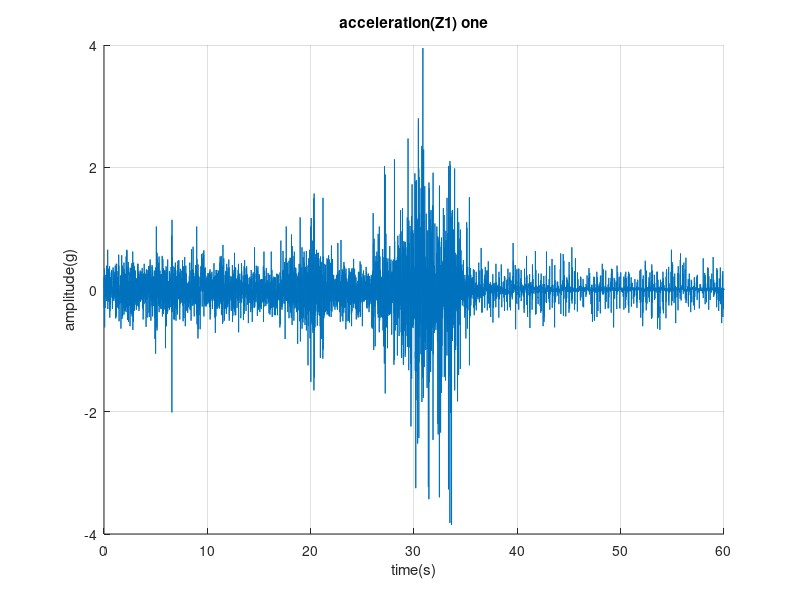
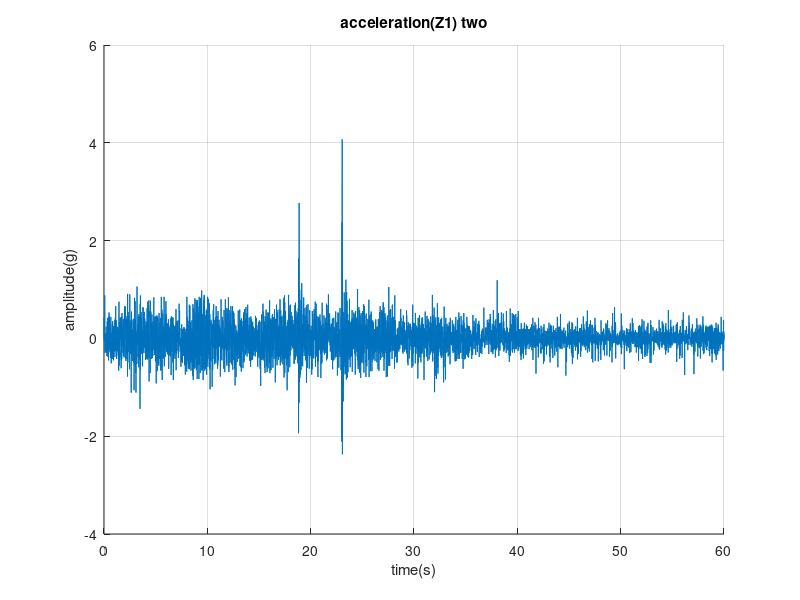

Source code (MATLAB) for these figures, in order:
clc
clear
a=csvread('one.csv',1,0);
b=csvread('two.csv',1,0);
one = linspace(0,60,length(a)-1);
two = linspace(0,60,length(b)-1);
figure(1);
grid on
hold on
plot(one,a(2:end,5));
title('acceleration(Z1) one');
xlabel('time(s)');
ylabel('amplitude(g)');
figure(2);
hold on
grid on
plot(two,b(2:end,5));
title('acceleration(Z1) two');
xlabel('time(s)');
ylabel('amplitude(g)');